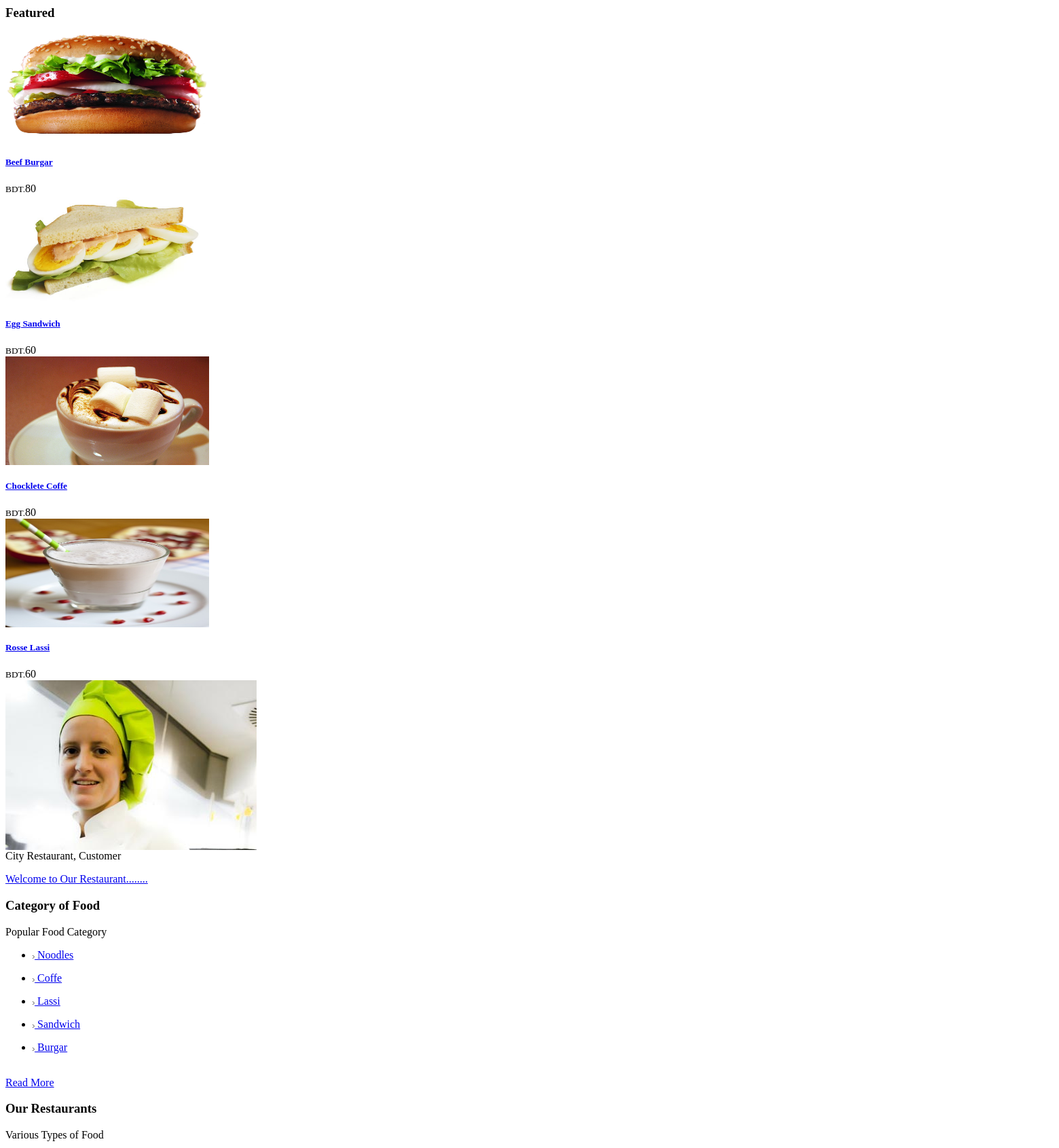
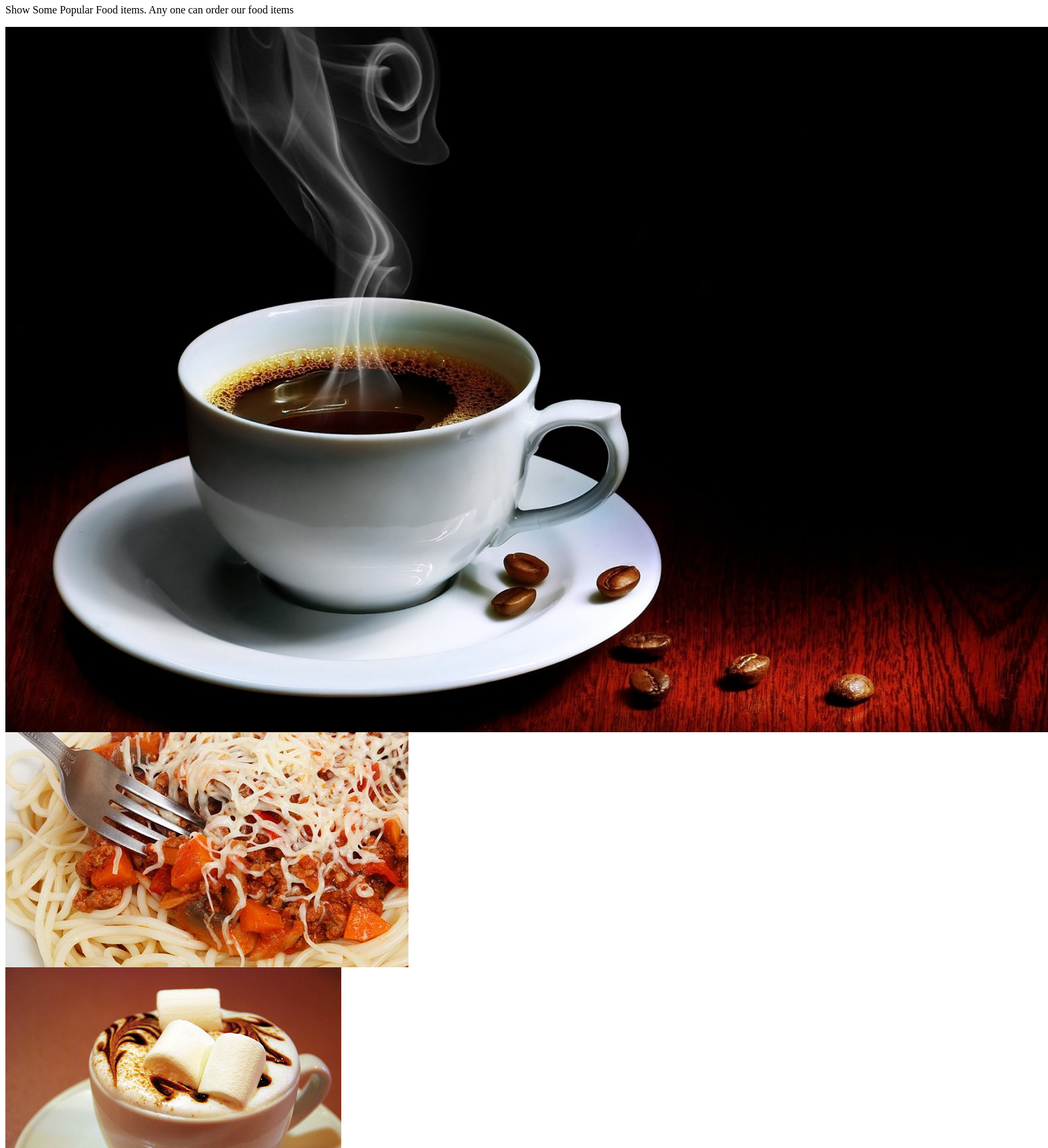
The app's page /member/main-content.php (upper part) with its own data (2 pictures, top to bottom).
### tables this page shows
CREATE TABLE IF NOT EXISTS `food_details` (
`food_id` int(11) NOT NULL,
  `admin_id` int(11) NOT NULL,
  `restaurant_id` int(11) NOT NULL,
  `cat_id` int(11) NOT NULL,
  `food_image` varchar(255) NOT NULL,
  `food_title` varchar(100) NOT NULL,
  `food_price` float NOT NULL,
  `food_summary` text NOT NULL,
  `add_date` varchar(100) NOT NULL
);

CREATE TABLE IF NOT EXISTS `food_category` (
`cat_id` int(11) NOT NULL,
  `admin_id` int(11) NOT NULL,
  `restaurant_id` int(11) NOT NULL,
  `cat_name` varchar(200) NOT NULL,
  `date` varchar(100) NOT NULL
);

### member/main-content.php (the view, shortened to what this page needs)
<div class="main">
	   <div class="heading3">
		    <h3>Featured</h3>
	    </div>
	    <div class="section group">
				<div class="col_1_of_4 span_1_of_4">
				<?php
				include "config.php";
					$statement = $db->prepare("SELECT food_category.cat_id, food_category.cat_name, food_details.food_id, food_details.food_image,food_details.food_title,food_details.food_price,food_details.food_summary FROM food_details INNER JOIN food_category ON food_details.cat_id = food_category.cat_id WHERE cat_name=? ORDER BY food_id ASC Limit 1");
					$statement->execute(array('Burgar'));
					$result = $statement->fetchAll(PDO::FETCH_ASSOC);
					foreach($result as $row)
					{
				?>
					<img src="../photo/foods/<?php echo $row['food_image']; ?>" width="300" height="160">
					<div class="desc">
						<div class="left-text">
							<h5>
						<a href="order.php"><?php echo $row['food_title']; ?></a></h5>
						</div>
						<span class="price"><small>BDT.</small><?php echo $row['food_price']; ?></span>
					</div>
				<?php
					}
				?>
				  </div>
			    <div class="col_1_of_4 span_1_of_4">
				<?php
				include "config.php";
					$statement = $db->prepare("SELECT food_category.cat_id, food_category.cat_name, food_details.food_id, food_details.food_image,food_details.food_title,food_details.food_price,food_details.food_summary FROM food_details INNER JOIN food_category ON food_details.cat_id = food_category.cat_id WHERE cat_name=? ORDER BY food_id ASC Limit 1");
					$statement->execute(array('Sandwich'));
					$result = $statement->fetchAll(PDO::FETCH_ASSOC);
					foreach($result as $row)
					{
				?>
					<img src="../photo/foods/<?php echo $row['food_image']; ?>" width="300" height="160">
					<div class="desc">
						<div class="left-text">
							<h5>
						<a href="order.php"><?php echo $row['food_title']; ?></a></h5>
						</div>
						<span class="price"><small>BDT.</small><?php echo $row['food_price']; ?></span>
					</div>
				<?php
					}
				?>
				</div>
				<div class="col_1_of_4 span_1_of_4">
				<?php
				include "config.php";
					$statement = $db->prepare("SELECT food_category.cat_id, food_category.cat_name, food_details.food_id, food_details.food_image,food_details.food_title,food_details.food_price,food_details.food_summary FROM food_details INNER JOIN food_category ON food_details.cat_id = food_category.cat_id WHERE cat_name=? ORDER BY food_id ASC Limit 1");
					$statement->execute(array('Coffe'));
					$result = $statement->fetchAll(PDO::FETCH_ASSOC);
					foreach($result as $row)
					{
				?>
					<img src="../photo/foods/<?php echo $row['food_image']; ?>" width="300" height="160">
					<div class="desc">
						<div class="left-text">
							<h5>
						<a href="order.php"><?php echo $row['food_title']; ?></a></h5>
						</div>
						<span class="price"><small>BDT.</small><?php echo $row['food_price']; ?></span>
					</div>
				<?php
					}
				?>
				</div>
				<div class="col_1_of_4 span_1_of_4">
				<?php
				include "config.php";
					$statement = $db->prepare("SELECT food_category.cat_id, food_category.cat_name, food_details.food_id, food_details.food_image,food_details.food_title,food_details.food_price,food_details.food_summary FROM food_details INNER JOIN food_category ON food_details.cat_id = food_category.cat_id WHERE cat_name=? ORDER BY food_id ASC Limit 1");
					$statement->execute(array('Lassi'));
					$result = $statement->fetchAll(PDO::FETCH_ASSOC);
					foreach($result as $row)
					{
				?>
					<img src="../photo/foods/<?php echo $row['food_image']; ?>" width="300" height="160">
					<div class="desc">
						<div class="left-text">
							<h5>
						<a href="order.php"><?php echo $row['food_title']; ?></a></h5>
						</div>
						<span class="price"><small>BDT.</small><?php echo $row['food_price']; ?></span>
					</div>
				<?php
					}
				?>
				</div>
			</div>
		   <div class="content-middle">
				<div class="lsidebar span_1_of_3">
					<img src="../images/pic4.jpg" alt="">
				</div>
				<div class="cont span_2_of_3">
					<div class="test-meta"><img src="../images/quotes.png" alt=""><span class="user">City Restaurant, </span><span class="info">Customer</span></div>
					<p class="paragraph"><a href="#">Welcome to Our Restaurant........ </a></p>
			    </div>
		   </div>
		   <div class="bottom-grids">
				<div class="bottom-grid1">
							<h3>Category of Food</h3>
							<span>Popular Food Category</span>
							<?php
								include "config.php";
									$statement = $db->prepare("SELECT * FROM food_category ORDER BY cat_id DESC ");
									$statement->execute();
									$result = $statement->fetchAll(PDO::FETCH_ASSOC);
									foreach($result as $row)
									{
							?>
							<ul>
								<li><a href="category.php?cat_id=<?php echo $row['cat_id']; ?>"><img src="../images/marker1.png"> <?php echo $row['cat_name']; ?></a></li>
							</ul>
							<?php
									}
							?>
								<br>
									<a href="order.php" class="button">Read More</a>
				</div>
							<div class="bottom-grid2 bottom-mid">
									<h3>Our Restaurants</h3>
									<span>Various Types of Food</span>
									<p>Show Some Popular Food items. Any one can order our food items</p>
								<div class="gallery">
								<?php
								include "config.php";
									$statement = $db->prepare("SELECT food_category.cat_id, food_category.cat_name, food_details.food_id, food_details.food_image,food_details.food_title,food_details.food_price,food_details.food_summary FROM food_details INNER JOIN food_category ON food_details.cat_id = food_category.cat_id ORDER BY food_id DESC ");
									$statement->execute(array(''));
									$result = $statement->fetchAll(PDO::FETCH_ASSOC);
									foreach($result as $row)
									{
								?>
									<div class="gallery_images">
										<a href="../photo/foods/<?php echo $row['food_image']; ?>" ><img src="../photo/foods/<?php echo $row['food_image']; ?>" ></a>
									</div>
								<?php
									}
								?>
								</div>
								    <link rel="stylesheet" type="text/css" href="../css/lightbox.css" media="screen">
							</div>
							</div>
			</div>

### records on screen
food_details: food_image (picture), food_title "Beef Burgar", food_price "80"
food_details: food_image (picture), food_title "Egg Sandwich", food_price "60"
food_details: food_image (picture), food_title "Chocklete Coffe", food_price "80"
food_details: food_image (picture), food_title "Rosse Lassi", food_price "60"
food_category: cat_name "Noodles"
food_category: cat_name "Coffe"
food_category: cat_name "Lassi"
food_category: cat_name "Sandwich"
food_category: cat_name "Burgar"
food_details: food_image (picture)
food_details: food_image (picture)
